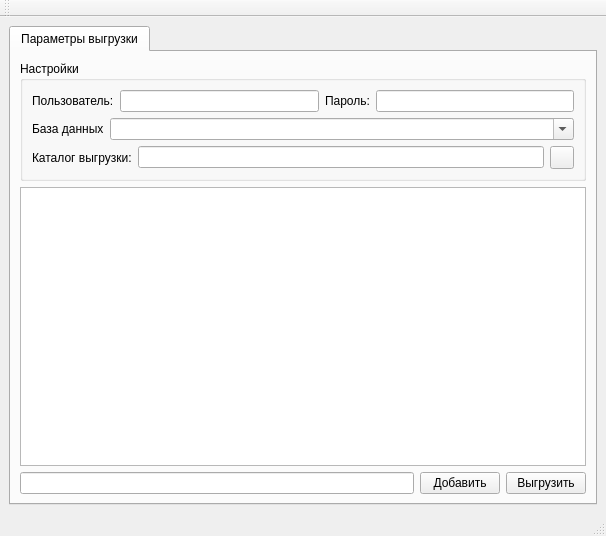
<?xml version="1.0" encoding="UTF-8"?>
<ui version="4.0">
 <class>DbMainWindow</class>
 <widget class="QMainWindow" name="DbMainWindow">
  <property name="geometry">
   <rect>
    <x>0</x>
    <y>0</y>
    <width>606</width>
    <height>536</height>
   </rect>
  </property>
  <property name="windowTitle">
   <string>Create INSERT statement for table</string>
  </property>
  <property name="documentMode">
   <bool>true</bool>
  </property>
  <property name="dockOptions">
   <set>QMainWindow::AnimatedDocks</set>
  </property>
  <widget class="QWidget" name="centralwidget">
   <layout class="QVBoxLayout" name="verticalLayout_3">
    <item>
     <widget class="QTabWidget" name="tabWidget">
      <property name="currentIndex">
       <number>0</number>
      </property>
      <widget class="QWidget" name="tab">
       <attribute name="title">
        <string>Параметры выгрузки</string>
       </attribute>
       <layout class="QVBoxLayout" name="verticalLayout_2">
        <item>
         <widget class="QGroupBox" name="groupBox">
          <property name="title">
           <string>Настройки</string>
          </property>
          <layout class="QVBoxLayout" name="verticalLayout">
           <item>
            <layout class="QHBoxLayout" name="horizontalLayout">
             <item>
              <widget class="QLabel" name="label">
               <property name="text">
                <string>Пользователь:</string>
               </property>
              </widget>
             </item>
             <item>
              <widget class="QLineEdit" name="userEdit"/>
             </item>
             <item>
              <widget class="QLabel" name="label_2">
               <property name="text">
                <string>Пароль:</string>
               </property>
              </widget>
             </item>
             <item>
              <widget class="QLineEdit" name="passEdit"/>
             </item>
            </layout>
           </item>
           <item>
            <layout class="QHBoxLayout" name="horizontalLayout_2" stretch="0,1">
             <item>
              <widget class="QLabel" name="label_3">
               <property name="text">
                <string>База данных</string>
               </property>
              </widget>
             </item>
             <item>
              <widget class="QComboBox" name="serviceBox">
               <property name="editable">
                <bool>true</bool>
               </property>
              </widget>
             </item>
            </layout>
           </item>
           <item>
            <layout class="QHBoxLayout" name="horizontalLayout_4">
             <item>
              <widget class="QLabel" name="label_4">
               <property name="text">
                <string>Каталог выгрузки:</string>
               </property>
              </widget>
             </item>
             <item>
              <widget class="QLineEdit" name="dirEdit"/>
             </item>
             <item>
              <widget class="QToolButton" name="toolButton">
               <property name="text">
                <string/>
               </property>
              </widget>
             </item>
            </layout>
           </item>
          </layout>
         </widget>
        </item>
        <item>
         <widget class="QListView" name="listView">
          <property name="editTriggers">
           <set>QAbstractItemView::NoEditTriggers</set>
          </property>
         </widget>
        </item>
        <item>
         <layout class="QHBoxLayout" name="horizontalLayout_3">
          <item>
           <widget class="QLineEdit" name="lineEdit"/>
          </item>
          <item>
           <widget class="QPushButton" name="addBtn">
            <property name="text">
             <string>Добавить</string>
            </property>
           </widget>
          </item>
          <item>
           <widget class="QPushButton" name="unloadBtn">
            <property name="text">
             <string>Выгрузить</string>
            </property>
           </widget>
          </item>
         </layout>
        </item>
       </layout>
      </widget>
     </widget>
    </item>
   </layout>
  </widget>
  <widget class="QMenuBar" name="menubar">
   <property name="geometry">
    <rect>
     <x>0</x>
     <y>0</y>
     <width>606</width>
     <height>21</height>
    </rect>
   </property>
  </widget>
  <widget class="QStatusBar" name="statusbar"/>
  <widget class="QToolBar" name="toolBar">
   <property name="windowTitle">
    <string>toolBar</string>
   </property>
   <property name="allowedAreas">
    <set>Qt::TopToolBarArea</set>
   </property>
   <property name="floatable">
    <bool>false</bool>
   </property>
   <attribute name="toolBarArea">
    <enum>TopToolBarArea</enum>
   </attribute>
   <attribute name="toolBarBreak">
    <bool>false</bool>
   </attribute>
  </widget>
 </widget>
 <resources/>
 <connections/>
</ui>
